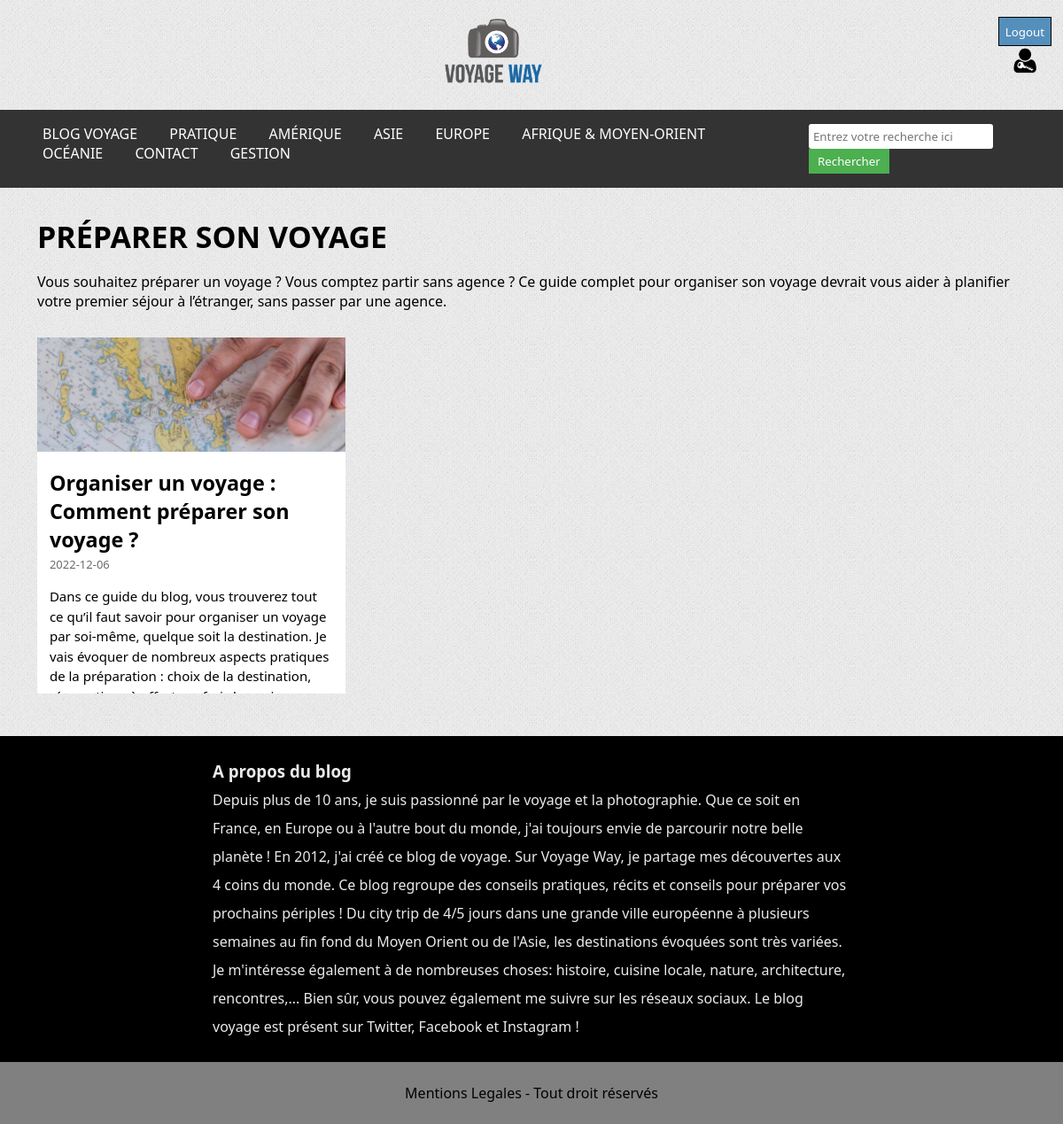
The page /categorie.php?id_categorie=11 (signed in) on the database its author committed.
### tables this page shows
CREATE TABLE IF NOT EXISTS `categorie` (
  `id_categorie` int(11) NOT NULL AUTO_INCREMENT,
  `nom` varchar(50) NOT NULL,
  `titre` varchar(100) NOT NULL,
  `description` varchar(500) NOT NULL,
  `continent` varchar(50) NOT NULL,
  PRIMARY KEY (`id_categorie`)
);

CREATE TABLE IF NOT EXISTS `article` (
  `id_article` int(11) NOT NULL AUTO_INCREMENT,
  `titre` varchar(90) NOT NULL,
  `date` date NOT NULL,
  `photo_principale` varchar(255) NOT NULL,
  `resume` varchar(1000) NOT NULL,
  `sous_titre_1` varchar(100) NOT NULL,
  `contenu_1` text NOT NULL,
  `photo_1` varchar(255) NOT NULL,
  `sous_titre_2` varchar(90) NOT NULL,
  `contenu_2` text NOT NULL,
  `photo_2` varchar(255) NOT NULL,
  `sous_titre_3` varchar(90) NOT NULL,
  `photo_3` varchar(255) NOT NULL,
  `contenu_3` text NOT NULL,
  `categorie` int(11) NOT NULL,
  `sous_categorie` varchar(60) NOT NULL,
  PRIMARY KEY (`id_article`),
  KEY `FK_id_categorie_article` (`categorie`)
);

### components/connexion.php (called while the page is built, shortened)
<?php
    class MaConnexion {
        private $Connection;
        public function __construct($NewDatabaseName, $NewUser, $NewPassword, $NewHost)
        {
            $this->DatabaseName = $NewDatabaseName;
            $this->User = $NewUser;
            $this->Password = $NewPassword;
            $this->Host = $NewHost;
            try {
                $DataSourceName = "mysql:host=$this->Host;dbname=$this->DatabaseName;charset=utf8mb4";
                $this->Connection = new PDO($DataSourceName, $this->User, $this->Password);
                $this->Connection->setAttribute(PDO::ATTR_ERRMODE, PDO::ERRMODE_EXCEPTION);
            } catch (PDOException $e) {
                echo "Erreur: " . $e->getMessage();
            }
        }
        public function select($Table, $Column, $ConditionField = 1)
        {
            try {
                $SQLQueryString = "SELECT $Column FROM `$Table` WHERE $ConditionField";
                $Result = $this->Connection->query($SQLQueryString);
                return $Result->fetchAll(PDO::FETCH_ASSOC);
            } catch (PDOException $e) {
                echo "Erreur: " . $e->getMessage();
                return false;
            }
        }
        public function select_article($ConditionField)
        {
            try {
                $SQLQueryString = "SELECT `article`.`id_article`,`article`.`categorie`,`article`.`sous_categorie`, `article`.`date`, `article`.`titre`, `article`.`resume`, `article`.`photo_principale`, `categorie`.`nom`
                FROM `article`
                INNER JOIN `categorie` ON `categorie`.`id_categorie` = `article`.`categorie`
                WHERE `article`.`categorie` = $ConditionField ;
                ";
                $Result = $this->Connection->query($SQLQueryString);
                return $Result->fetchAll(PDO::FETCH_ASSOC);
            } catch (PDOException $e) {
                echo "Erreur: " . $e->getMessage();
                return false;
            }
        }
    }
?>

### components/commons.php (called while the page is built, shortened)
<?php
    function CanEditArticles($UserRole) {
        switch (strtolower($UserRole))
        {
            case 'admin':
            case 'redactor':
                return true;
        }
        return false;
    }
    function GetImagePath($Filename, $CategorySub)
    {
        return './images/' . strtolower($CategorySub) . '/' . $Filename;
    }
?>

### categorie.php (the view, shortened to what this page needs)
<?php
    require_once("components/connexion.php");
    $DatabaseName = "viaje";
    $NewConnection = new MaConnexion($DatabaseName, "root", "", "localhost");
    $CurrentCategorieID = isset($_GET['id_categorie']) ? $_GET['id_categorie'] : 1;
    $SelectedCategorie = $NewConnection->select("categorie", "*", "id_categorie = $CurrentCategorieID");
?>
<!DOCTYPE html>
<html lang="en">
<head>
    <link rel="stylesheet" href="style.css">
</head>
<body>
    <header>
        <?php include_once './components/navbar.php' ?>
    </header>
    <main>
        <section class="entete">
        <?php
            foreach($SelectedCategorie as $value)
            {
                echo
                '<h1 class="titre">' . $value['titre'] . '</h1>
                <p class="presentation">' . $value['description'] . '</p>'
                ;
            }
            ?>
        </section>
        <section class="display-result">
            <?php
            $Result = $NewConnection->select_article($CurrentCategorieID);
            foreach($Result as $display){
                echo
                '<div class="card">
                    <div>
                        <img src="' . GetImagePath( $display['photo_principale'], $display['sous_categorie'] ) . '" class="card-image" alt="Image principale">
                    </div>
                    <div class= "card-text">
                        <a href="article.php?id_article=' . $display['id_article'] . '" class="card-title"><h3>' . $display['titre'] . '</h3></a>
                        <p class="date">' . $display['date'] . '</p>
                        <p class="resume">' . $display['resume'] . '</p>
                    </div>
                </div>';
            }
            ?>
        </section>
    </main>
<footer>
    <?php include_once './components/footer.php' ?>
</footer>
</body>
</html>

### components/navbar.php (shortened to what this page needs)
<?php
    require_once("./components/commons.php");
    require_once("./components/connexion.php");
    $NewConnection = new MaConnexion("viaje", "root", "", "localhost");
    $IsUserLoggedIn = isset($_SESSION['CurrentUser']);
    $CanEditArticles = (isset($_SESSION['UserRole']) && CanEditArticles($_SESSION['UserRole']));
?>
<link rel="stylesheet" href="https://cdnjs.cloudflare.com/ajax/libs/font-awesome/6.4.0/css/all.min.css" />
<div id="SiteHead">
    <a z-index="1" href="index.php"><img id="Blazon" class="logo" src="./images/icons_site_main.png" alt="L'image principale du site">
    </a>
    <div z-index="2" class="float-login">
        <?php if ($IsUserLoggedIn): $UserIcon = './images/icons_user_role_' . $_SESSION['UserRole'] . '.png';
            ?>
            <form method="POST" action="controller.php"><input type="submit" name="Intention" value="Logout" class="ConnexionButtons red-button" ></form>
            <a href="./profile.php"><img src=<?php echo '"' . $UserIcon . '"'; ?> alt="User Role Image" style="width: 32px; height: 32px;"></a>
        <?php else: ?>
            <button class="ConnexionButtons green-button" onclick="window.location='./login.php'">Login</button>
        <?php endif ?>
    </div>
</div>
<nav class="navbar">
    <div class="topnav" id="myTopnav">
        <div class="parallax dropdown">
            <a href="./index.php">BLOG VOYAGE</a>
        </div>
        <div class="dropdown parallax">
            <?php $Nav = $NewConnection->select("categorie", "*", "continent= 'Pratique'");
                foreach ($Nav as $display) {
                    echo'<a href="categorie.php?id_categorie='. $display['id_categorie']. '">' .$display['nom'] . '</a>';
                }
            ?>
        </div>
        <div class="dropdown parallax">
            <a class="parallax" href="#">AMÉRIQUE</a>
        </div>
        <div class="dropdown parallax">
            <a href="#">ASIE</a>
        </div>
        <div class="dropdown parallax">
            <a href="#">EUROPE</a>
        </div>
        <div class="dropdown parallax">
            <a href="#">AFRIQUE &amp; MOYEN-ORIENT</a>
        </div>
        <div class="dropdown parallax">
            <a href="#">OCÉANIE</a>
        </div>
        <div class="dropdown parallax">
            <a href="./contact.php">CONTACT</a>
        </div>
        <?php if($IsUserLoggedIn && $CanEditArticles): ?>
            <div class="dropdown parallax">
                <a href="./gestion.php">GESTION</a>
            </div>
        <?php endif; ?>
    </div>
    <div class="topnav" id="search">
        <form method="GET" action="recherche.php">
            <input type="text" name="search_query" id="search_query" placeholder="Entrez votre recherche ici">
            <button type="submit">Rechercher</button>
        </form>
    </div>
</nav>

### style.css (style rules this page uses)
* { font-family: "Segoe UI", Helvetica, Arial, sans-serif, "Apple Color Emoji", "Segoe UI Emoji", "Segoe UI Symbol"; padding: 0; margin: 0; }
body { display: flex; flex-direction: column; background-image: url('./images/body-bg1.png'); background-color: #f0f0f0; }
header { display: flex; flex-direction: column; }
header #Blazon { height: 100%; width: 10%; margin-top: 1em; }
header nav { margin-top: 1em; margin-bottom: 2em; }
header #SiteHead { display: inline-flex; text-align: center; align-items: center; }
header #SiteHead > a { width: 100%; }
header .ConnexionButtons { border-radius: 0; padding: 0.5em; margin-left: 1em; margin-right: 1em; border: 1px solid #000; cursor: pointer; }
.red-button { border: 1px solid black; background-color: #1d6eabb9; color: white; cursor: pointer; padding: 0.4em; }
.card { display: grid; justify-items: center; width: 29%; background-color: #fff; margin-left: 3.5%; margin-bottom: 3%; }
.card-image { width: 100%; }
.card-text { padding: 4%; height: 15em; overflow: hidden; }
.card-title { color: #000; font-size: 20px; text-decoration: none; }
.titre { text-transform: uppercase; font-weight: bold; font-size: 34px; margin-bottom: 1.5%; }
.entete { padding: 0 3.5%; }
.presentation { margin-bottom: 1.6%; }
.date { color: #6B6B6B; font-size: 13px; margin-top: 1%; }
.resume { line-height: 1.5; font-size: 15px; margin-top: 5%; }
.display-result { display: flex; justify-content: flex-start; flex-wrap: wrap; padding: 1% 0 ; }

### components/navbar.php (style rules this page uses)
.logo { width: 200px; height: auto; display: block; margin: 10px auto; }
.navbar { background-color: #333; padding-top: 1em; padding-right: 3em; padding-bottom: 1em; padding-left: 3em; display: flex; position: relative; z-index: 2; }
.navbar a { color: white; font-size: 1em; margin-right: 2em; text-decoration: none; text-transform: uppercase; }
.dropdown { position: relative; display: inline-block; }
#search { display: inline-block; }
#search input[type="text"] { padding: 5px; border-radius: 3px; border: none; }
#search button { padding: 5px 10px; background-color: #4CAF50; color: white; border: none; cursor: pointer; }
.float-login { float: right; }
.parallax { cursor: pointer; }

### rows shown on the page
categorie: nom "PRATIQUE", titre "PRÉPARER SON VOYAGE", description "Vous souhaitez préparer un voyage ? Vous comptez partir sans agence ? Ce guide complet pour organiser son voyage devrait vous aider à planifier votre premier séjour à l’étranger, sans passer par une agence."
article: photo_principale+sous_categorie (picture), titre "Organiser un voyage : Comment préparer son voyage ?", date "2022-12-06", resume "Dans ce guide du blog, vous trouverez tout ce qu’il faut savoir pour organiser un voyage par soi-même, quelque soit la destination. Je vais évoquer de nombreux aspects pratiques de la préparation : choix de la destination,…"
